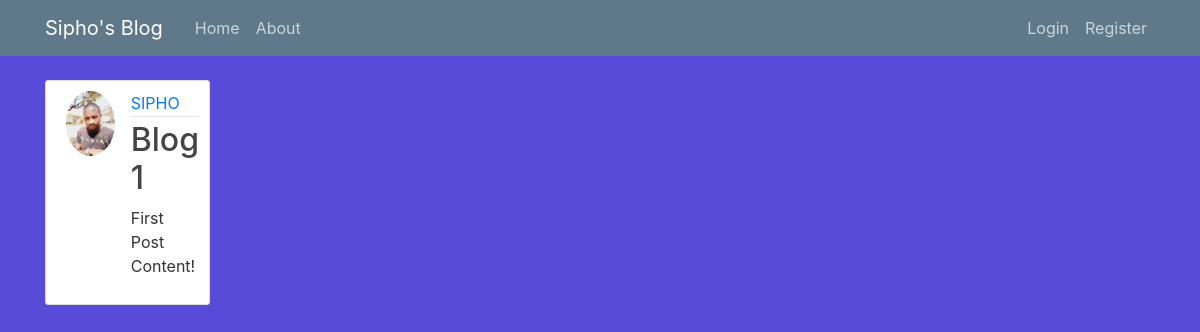
The app's page /post/1/ with its own data.
### blogApp/models.py (models this page shows, shortened)
class Post(models.Model):
    title = models.CharField(max_length=255)
    content = models.TextField()
    created_at = models.DateTimeField(default=timezone.now)
    author = models.ForeignKey(User, on_delete=models.CASCADE)

### users/models.py (models this page shows, shortened)
class Profile(models.Model):
    user = models.OneToOneField(User, on_delete=models.CASCADE)
    image = models.ImageField(default='default.jpeg', upload_to='profile_pics')

### blogApp/views.py (the view)
# urls.py: path('post/<int:pk>/', PostDetailView.as_view(), name='post-detail'),
class PostDetailView(DetailView):
    model = Post
    template_name = 'post_detail.html'

### templates/post_detail.html (shortened to what this page needs)
{% extends "base.html" %}
{% block content %}
  <article class="media content-section">
    <img class="rounded-circle article-img" src="{{ object.author.profile.image.url }}">
    <div class="media-body">
      <div class="article-metadata">
        <a class="mr-2" href="#">{{ object.author }}</a>
      </div>
      <h2 class="article-title">{{ object.title }}</h2>
      <p class="article-content">{{ object.content }}</p>
    </div>
  </article>
{% endblock content %}

### static/css/main.css (style rules this page uses)
body { background: #594bda; color: #333333; margin-top: 5rem; }
h1, h2, h3, h4, h5, h6 { color: #444444; }
.content-section { background: #ffffff; padding: 10px 20px; border: 1px solid #dddddd; border-radius: 3px; margin-bottom: 20px; }
.article-title { color: #444444; }
.article-content { white-space: pre-line; }
.article-img { height: 65px; width: 65px; margin-right: 16px; }
.article-metadata { padding-bottom: 1px; margin-bottom: 4px; border-bottom: 1px solid #e3e3e3 }

### records on screen
Post: author.profile.image (picture), author "SIPHO", title "Blog 1", content "First Post Content!"
